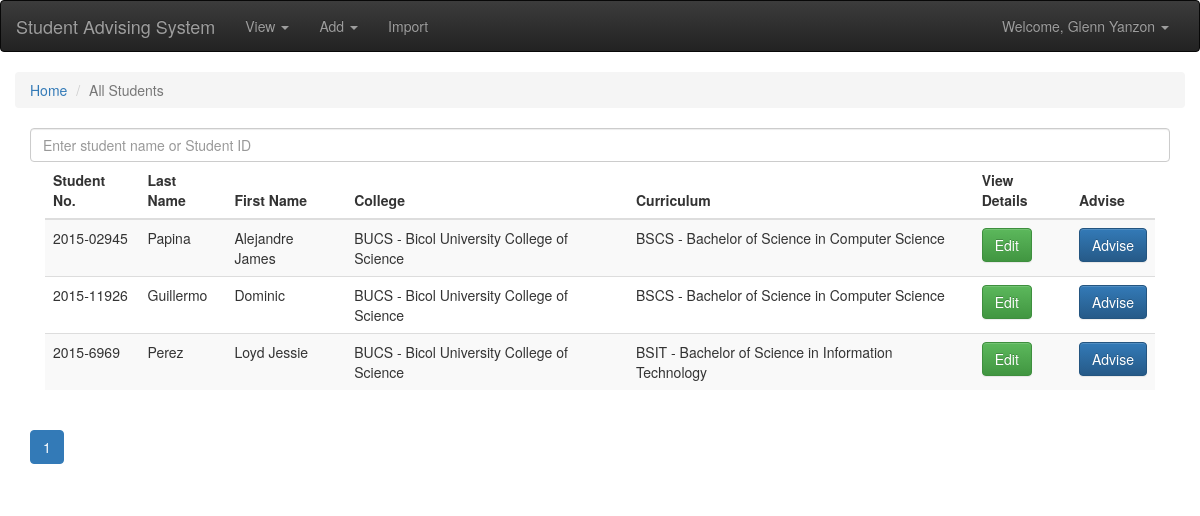
The app's page /view/students.php (signed in), older data.
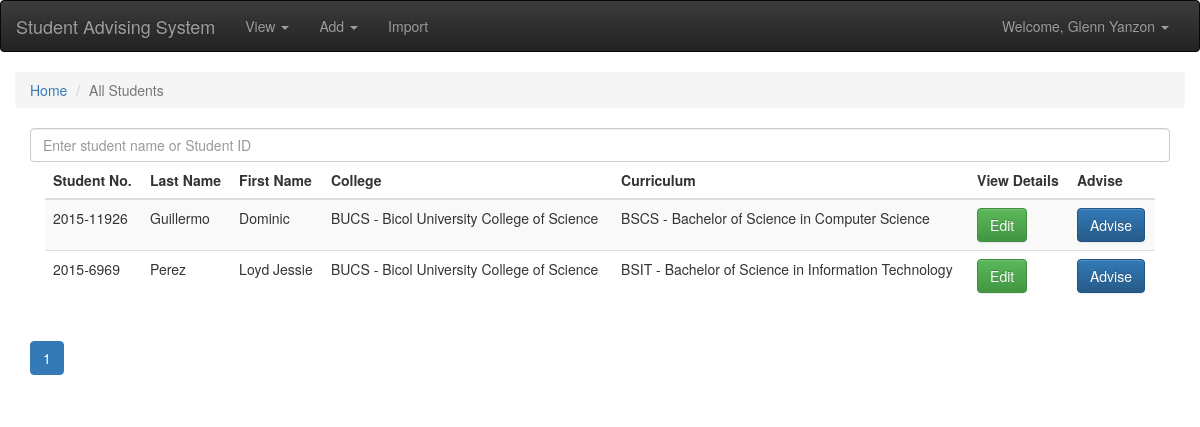
The same page, newer data.
### tables this page shows
CREATE TABLE `student` (
  `student_id` varchar(13) NOT NULL,
  `student_fname` varchar(256) NOT NULL,
  `student_lname` varchar(256) NOT NULL,
  `student_yrlvl` int(255) NOT NULL,
  `student_pict` varchar(255) NOT NULL,
  `college_id` int(255) NOT NULL,
  `curriculum_id` int(255) NOT NULL
);

CREATE TABLE `college` (
  `college_id` int(255) NOT NULL,
  `college_name` varchar(255) NOT NULL
);

CREATE TABLE `curriculum` (
  `curriculum_id` int(255) NOT NULL,
  `curriculum_name` varchar(255) NOT NULL,
  `college_id` int(11) NOT NULL
);

### view/students.php (the view, shortened to what this page needs)
<?php
	include '../backend/connection.php';
?>
<!DOCTYPE html>
<html>
	<head>
		<link rel="stylesheet" href="../css/bootstrap.min.css">
		<link rel="stylesheet" href="../css/bootstrap-theme.min.css">
	</head>
	<body>
		<?php include '../globalincludes/header.php';?>
		<div class="container-fluid">
			<ol class="breadcrumb">
			  <li><a href="../index.php">Home</a></li>
			  <li class="active">All Students</li>
			</ol>
			<div class="container-fluid">
				<input type="text" class="form-control" name="subjectsearchbar" placeholder="Enter student name or Student ID" id="searchbar">
				<div class="col-md-12">
					<div class="table-responsive">
						<table class="table table-striped">
							<thead>
								<tr>
									<th>Student No. </th>
									<th>Last Name</th>
									<th>First Name</th>
									<th>College</th>
									<th>Curriculum</th>
									<th>View Details</th>
									<th>Advise</th>
								</tr>
							</thead>
							<tbody id="tbodyallstud" class="pagina-tbl srch-rslt">
								<?php
									$sql = "SELECT * FROM student,college,curriculum WHERE student.college_id=college.college_id AND student.curriculum_id = curriculum.curriculum_id LIMIT 0,10";
									$result = $conn->query($sql);
									while($row = $result->fetch_assoc()){
										echo '
											<tr>
												<td>'.$row['student_id'].'</td>
												<td>'.$row['student_lname'].'</td>
												<td>'.$row['student_fname'].'</td>
												<td>'.$row['college_name'].'</td>
												<td>'.$row['curriculum_name'].'</td>
												<td><a href="../edit/student.php?studid='.$row['student_id'].'"><button class="btn btn-success">Edit</button></a></td>
												<td><a href="../advising/advise.php?studid='.$row['student_id'].'"><button class="btn btn-primary">Advise</button></a></td>
											</tr>
										';
									}
								?>
							</tbody>
						</table>
					</div>
				</div>
				<div id="pagina-sect">
					<?php
						$sql = "SELECT COUNT(*) AS TOTAL FROM student,college,curriculum WHERE student.college_id=college.college_id AND student.curriculum_id = curriculum.curriculum_id";
						$result = $conn->query($sql);
						$row = $result->fetch_assoc();
						$total = $row['TOTAL'];
						$numpages = $total/10;
						$pagenum = 10;
						$pagenumper = 0;
						echo '<input type="number" id="totpages" value="'.$numpages.'" hidden>
								<nav aria-label="Page Navigation">
								<ul class="pagination">';
						for($i=0;$i<$numpages;$i++){
							if($i==0)
								echo '<li class="active" id="page-'.$i.'"><a href="#" onclick="pagination('.$i.',6,0,'.$pagenum.')">'.($i+1).'</a></li>';
							else
								echo '<li class="" id="page-'.$i.'"><a href="#" onclick="pagination('.$i.',6,'.$pagenumper.','.($pagenum = $pagenumper+$pagenum).')">'.($i+1).'</a></li>';
						}
					?>
				</div>
			</div>
		</div>
	</body>
</html>

Row changes from the older to the newer data that the page shows:
removed student: student_id "2015-02945", student_lname "Papina", student_fname "Alejandre James", college.college_name "BUCS - Bicol University College of Science", curriculum.curriculum_name "BSCS - Bachelor of Science in Computer Science"
